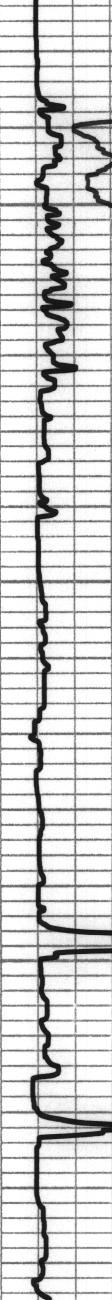
#> input picture playground/band.png, 224 x 2600 px (shown at 1/2 size)
$ python -i layout.py   (imports and definitions only)
#> lines starting #> are read from the running program, lines starting #| are printed output that depends on the picture; after the words box and inside, x2 and y2 are one past the last pixel; in counts of white or black regions, pixels touching at a corner belong together
"""Layout detection: find the log section, track boundaries, and depth column.

Well log scans follow the API standard layout:

    +--------------------------------------+
    |  header (well info, curve scales)    |
    +---------+------+---------------------+
    | track 1 |depth | tracks 2-3          |
    | (GR/SP) | col  | (resistivity/poro)  |
    |  ~~~~   | 1250 |    ~~~~~            |
    +---------+------+---------------------+

Detection strategy (classic CV, no ML):

- The log section is where long vertical border lines run down the image.
- Track borders are columns whose dark-pixel fraction stays high over most
  of the log section's height.
- The depth column is the band between track borders with the LOWEST
  interior line density (it is white except for depth numbers).

Works on a downsampled copy for speed; returns full-resolution coordinates.
"""

from __future__ import annotations

from dataclasses import dataclass, asdict, field

import numpy as np
from PIL import Image

Image.MAX_IMAGE_PIXELS = None

DOWNSAMPLE_WIDTH = 800          # analysis width in px
DARK_THRESHOLD = 128            # gray level below which a pixel is "ink"
VLINE_MIN_RUN_FRAC = 0.55       # a track border must span >=55% of log height


@dataclass
class Layout:
    """All coordinates in full-resolution pixels."""
    width: int
    height: int
    log_top: int                # first row of the gridded log section
    log_bottom: int             # last row of the log section
    track_borders: list[int]    # x of vertical track border lines
    depth_col: tuple[int, int]  # (x_left, x_right) of the depth column
    tracks: list[tuple[int, int]]  # (x_left, x_right) per curve track
    # fallback depth-column candidates, best first (incl. depth_col itself);
    # depth calibration tries them in order until labels actually OCR
    depth_col_candidates: list = field(default_factory=list)

    def to_dict(self) -> dict:
        return asdict(self)


def load_gray(path: str) -> np.ndarray:
    """Load a scan as a full-resolution grayscale numpy array (0=black)."""
    im = Image.open(path).convert("L")
    return np.asarray(im)


def _downsample(gray: np.ndarray, width: int = DOWNSAMPLE_WIDTH) -> tuple[np.ndarray, float]:
    h, w = gray.shape
    scale = width / w
    im = Image.fromarray(gray).resize((width, max(1, int(h * scale))), Image.BILINEAR)
    return np.asarray(im), scale


def _find_log_sections(dark: np.ndarray, min_rows: int = 300,
                       merge_gap: int = 15) -> list[tuple[int, int]]:
    """Row ranges of candidate log sections (a strip may hold several).

    The log grid produces rows with many dark pixels at regular intervals.
    Headers/footers have irregular, sparser rows. Composite strips contain
    several gridded sections separated by header inserts, so we return every
    long-enough run of active rows, merging runs split by small gaps.
    """
    row_frac = dark.mean(axis=1)
    # smooth over ~50 rows to bridge white gaps between grid lines
    kernel = np.ones(51) / 51
    smooth = np.convolve(row_frac, kernel, mode="same")
    active = smooth > max(0.02, np.percentile(smooth, 40) * 0.5)

    runs, run_start = [], None
    for i, a in enumerate(np.append(active, False)):
        if a and run_start is None:
            run_start = i
        elif not a and run_start is not None:
            runs.append([run_start, i])
            run_start = None

    # merge runs separated by small gaps (fold lines, insert stickers)
    merged: list[list[int]] = []
    for r in runs:
        if merged and r[0] - merged[-1][1] <= merge_gap:
            merged[-1][1] = r[1]
        else:
            merged.append(r)

    return [(a, b) for a, b in merged if b - a >= min_rows]


def _slab_line_centers(slab: np.ndarray) -> list[int]:
    """Centers of near-solid vertical line columns within one slab."""
    col = slab.mean(axis=0)
    present = col > VLINE_MIN_RUN_FRAC
    centers, i, n = [], 0, len(present)
    while i < n:
        if present[i]:
            j = i
            while j < n and present[j]:
                j += 1
            centers.append((i + j - 1) // 2)
            i = j
        else:
            i += 1
    return centers


def _find_track_borders(dark: np.ndarray, log_top: int, log_bottom: int,
                        n_slabs: int = 24, match_px: int = 10) -> list[int]:
    """Columns acting as vertical track borders within the log section.

    Scans are skewed: a border line drifts tens of pixels over the full
    height, but within one short slab it is a near-solid column. So we
    detect line centers per slab, then chain nearby centers across slabs
    (a simple tracker). Chains present in most slabs are borders; we return
    each chain's median x.
    """
    h = log_bottom - log_top
    slab_h = max(1, h // n_slabs)

    slab_centers = []
    for s in range(log_top, log_bottom - slab_h + 1, slab_h):
        slab_centers.append(_slab_line_centers(dark[s:s + slab_h]))
    n_slabs_used = len(slab_centers)
    if n_slabs_used == 0:
        return []

    # chain line centers across consecutive slabs; a chain survives a couple
    # of missed slabs (folds, tape, degraded ink briefly break a border)
    max_misses = 2
    chains: list[list[int]] = []            # x positions per chain
    active: list[list[int]] = []            # [chain_idx, last_x, misses]
    for centers in slab_centers:
        new_active = []
        unmatched = list(centers)
        for chain_idx, last_x, misses in active:
            best, best_d = None, match_px + 1
            for x in unmatched:
                d = abs(x - last_x)
                if d < best_d:
                    best, best_d = x, d
            if best is not None:
                unmatched.remove(best)
                chains[chain_idx].append(best)
                new_active.append([chain_idx, best, 0])
            elif misses < max_misses:
                new_active.append([chain_idx, last_x, misses + 1])
        for x in unmatched:
            chains.append([x])
            new_active.append([len(chains) - 1, x, 0])
        active = new_active

    borders = [int(np.median(c)) for c in chains if len(c) >= 0.6 * n_slabs_used]
    return sorted(borders)


def _digit_blob_count(interior: np.ndarray, dpi: float) -> int:
    """Number of digit-sized ink blobs in a band (depth-label candidates)."""
    ink_rows = interior.mean(axis=1) > 0.02
    # max_h allows labels printed rotated 90 deg (a vertical "3400" is one
    # tall blob spanning several digit heights)
    min_h, max_h = int(0.04 * dpi), int(0.70 * dpi)
    count, start = 0, None
    for i, a in enumerate(np.append(ink_rows, False)):
        if a and start is None:
            start = i
        elif not a and start is not None:
            if min_h <= i - start <= max_h:
                count += 1
            start = None
    return count


def _find_depth_column(dark: np.ndarray, log_top: int, log_bottom: int,
                       borders: list[int]) -> list[tuple[int, int]]:
    """Ranked depth-column candidates among bands between borders.

    A depth column is (a) mostly white — no grid inside — and (b) contains
    digit-sized ink blobs: the printed depth labels. Scoring heuristics
    misfire on odd layouts, so we return ALL plausible bands ranked by blob
    count and let depth calibration try them in order — actual OCR success
    is the final arbiter.
    """
    if len(borders) < 2:
        return []
    w = dark.shape[1]
    section = dark[log_top:log_bottom]
    dpi = w / 8.25  # log strips are ~8.25 in wide; fine as a rough scale

    height_in = (log_bottom - log_top) / dpi

    scored = []
    for left, right in zip(borders, borders[1:]):
        band_w = right - left
        if not (0.02 * w <= band_w <= 0.15 * w):
            continue
        interior = section[:, left + 2:right - 1]
        if interior.size == 0 or interior.mean() > 0.10:
            continue  # gridded/curve band, not a depth column
        # depth labels are SPARSE: the column is blank between labels, while
        # a curve band has ink on nearly every row. Filters stay loose on
        # purpose: calibration OCR tries candidates in order and is the real
        # gatekeeper, so a false candidate costs time, not correctness.
        row_ink = (interior.mean(axis=1) > 0.02).mean()
        if row_ink > 0.5:
            continue
        blobs = _digit_blob_count(interior, dpi)
        # plausible label count: a few at least, at most ~4 per inch
        if 3 <= blobs <= max(12.0, 4.0 * height_in):
            # prefer sparse bands with many digit-sized blobs
            scored.append((blobs * (1.0 - row_ink), (left, right)))

    scored.sort(key=lambda t: -t[0])
    return [band for _, band in scored]


def _sliding_depth_candidates(dark: np.ndarray, log_top: int,
                              log_bottom: int) -> list[tuple[int, int]]:
    """Depth-column candidates without relying on detected borders.

    Dense or degraded strips often defeat border chaining, leaving no
    bands to score. Fall back to sliding a window across the section and
    keeping sparse, digit-bearing bands. Downstream calibration still has
    the final say (a candidate only wins by fitting a depth line).
    """
    w = dark.shape[1]
    dpi = w / 8.25
    section = dark[log_top:log_bottom:4]  # row-subsampled: profiles only
    col_ink = section.mean(axis=0)

    win = int(0.75 * dpi)
    stride = max(4, int(0.1 * dpi))
    height_in = (log_bottom - log_top) / dpi

    scored = []
    for x in range(0, w - win, stride):
        interior = col_ink[x + 2:x + win - 2]
        if interior.mean() > 0.10:
            continue
        band = section[:, x + 2:x + win - 2]
        row_ink = (band.mean(axis=1) > 0.02).mean()
        if row_ink > 0.5:
            continue
        blobs = _digit_blob_count(dark[log_top:log_bottom, x + 2:x + win - 2],
                                  dpi)
        if 3 <= blobs <= max(12.0, 4.0 * height_in):
            scored.append((blobs * (1.0 - row_ink), x, x + win))

    # non-maximum suppression: keep best-scoring, drop overlapping windows
    scored.sort(key=lambda t: -t[0])
    kept: list[tuple[int, int]] = []
    for _, left, right in scored:
        if all(right <= kl or left >= kr for kl, kr in kept):
            kept.append((left, right))
        if len(kept) >= 3:
            break
    return kept


def _analyze_section(dark: np.ndarray, log_top: int, log_bottom: int,
                     width: int) -> tuple[list[int], list, list]:
    borders = _find_track_borders(dark, log_top, log_bottom)
    depth_candidates = _find_depth_column(dark, log_top, log_bottom, borders)
    if not depth_candidates:
        depth_candidates = _sliding_depth_candidates(dark, log_top, log_bottom)
    depth_col = depth_candidates[0] if depth_candidates else None

    # Tracks are anchored to the depth column: track 1 spans from the strip's
    # left edge to the column, tracks 2-3 from the column to the right edge.
    # (Heavy scale lines also chain like borders, so bands between adjacent
    # borders are unreliable track boundaries.)
    tracks = []
    min_track_w = 0.08 * width
    if depth_col is not None and borders:
        dl, dr = depth_col
        if dl - borders[0] >= min_track_w:
            tracks.append((borders[0], dl))
        if borders[-1] - dr >= min_track_w:
            tracks.append((dr, borders[-1]))
    else:
        for left, right in zip(borders, borders[1:]):
            if right - left >= min_track_w:
                tracks.append((left, right))
    return borders, depth_candidates, tracks


def detect_layout(path: str) -> Layout:
    gray = load_gray(path)
#> in load_gray, im is the input picture: PIL image 224x2600 L; min 15, max 255, mean 210

    # section rows: coarse structure, downsampled analysis is fine.
    # NOTE: downsampling averages thin black lines into light gray, so
    # anything that depends on 1-3 px lines must use the FULL-RES mask.
    small, scale = _downsample(gray)
#> in _downsample, `im = Image.fromarray(gray).resize((width, max(1, int(h * scale))), Ima..`:
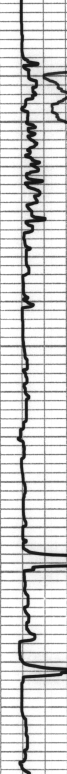
#> im: PIL image 800x9285 L (shown at 1/12 size); min 15, max 255, mean 210
#> scale = 3.57
    dark_small = (small < DARK_THRESHOLD).astype(np.float32)
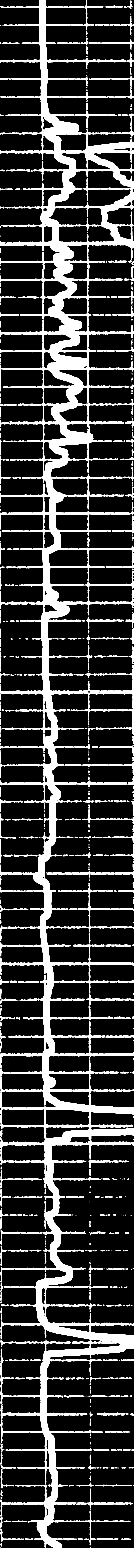
#> dark_small: shape (9285, 800) float32 (shown at 1/6 size); values 0 (black) and 1 (white), 15.4% white; 1123 white regions (306 under 20 px), largest, box (x1, y1, x2, y2) and area: (0, 0, 800, 9285) 929224, (539, 4102, 800, 4197) 5005, (457, 8932, 796, 9049) 3348
    sections = _find_log_sections(dark_small)
#> in _find_log_sections, `row_frac = dark.mean(axis=1)`: row_frac = 9285 values, max 0.996 at index 914, min 0.0188 at index 6733, mean 0.154
#> in _find_log_sections, `smooth = np.convolve(row_frac, kernel, mode="same")`: smooth = 9285 values, max 0.494 at index 6652, min 0.0262 at index 6710, mean 0.154
#> the loop in _find_log_sections, `for i, a in enumerate(np.append(active, False)):` made 9286 passes
#> a on passes 1 to 8: False, False, False, False, False, False, False, False
#> after the loop in _find_log_sections, `for i, a in enumerate(np.append(active, False)):`: runs = 31 pairs, first value 14 to 8885, second value 70 to 9280
#> the loop in _find_log_sections, `for r in runs:` made 31 passes
#> r on passes 1 to 8: [14, 70], [121, 179], [230, 288], [335, 397], [445, 503], [554, 611], [654, 3754], [3801, 3860]
#> after the loop in _find_log_sections, `for r in runs:`: merged = 27 pairs, first value 14 to 8885, second value 70 to 9280
#> sections = [(654, 3754), (4016, 4840), (5208, 5594), (6727, 7211), (7445, 7753), (7804, 8215), (8885, 9280)]

    # borders & depth column: full-resolution binary mask.
    # A strip may hold several log sections (main log, repeat section);
    # analyze each and keep the best-scoring one as the primary layout.
    dark = (gray < DARK_THRESHOLD).astype(np.float32)
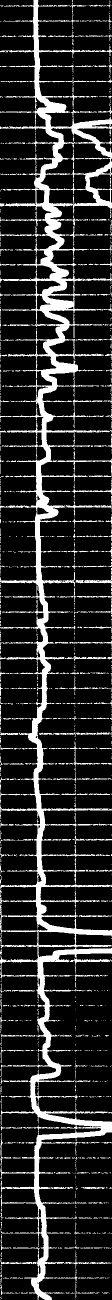
#> dark: shape (2600, 224) float32 (shown at 1/2 size); values 0 (black) and 1 (white), 16.2% white; 1136 white regions (858 under 20 px), largest, box (x1, y1, x2, y2) and area: (0, 0, 224, 2600) 73481, (151, 1149, 224, 1175) 401, (128, 2505, 223, 2537) 282

    best = None
    for top_s, bottom_s in sections:
        log_top, log_bottom = int(top_s / scale), int(bottom_s / scale)
        borders, depth_candidates, tracks = _analyze_section(
            dark, log_top, log_bottom, gray.shape[1])
        # depth column is the strongest signal a section is a real log
        score = (10 if depth_candidates else 0) + len(tracks) \
            + 0.000001 * (log_bottom - log_top)
        if best is None or score > best[0]:
            best = (score, log_top, log_bottom, borders, depth_candidates, tracks)
#> this loop made 7 passes
#> (top_s, bottom_s, log_top, log_bottom, borders) on passes 1 to 3: (654, 3754, 183, 1051, [0, 72, 97, 147]), (4016, 4840, 1124, 1355, [0, 73, 84, 148, 222]), (5208, 5594, 1458, 1566, [75, 149])
#> pass 1, in _find_depth_column, `section = dark[log_top:log_bottom]`:
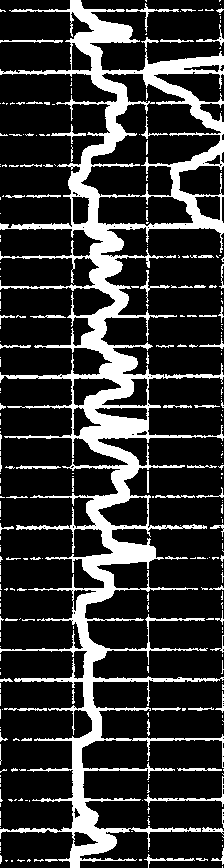
#> section: shape (868, 224) float32; values 0 (black) and 1 (white), 19.9% white; 297 white regions (229 under 20 px), largest, box (x1, y1, x2, y2) and area: (0, 0, 224, 868) 33766, (144, 776, 224, 807) 263, (126, 3, 179, 32) 180
#> pass 1, in _sliding_depth_candidates, `section = dark[log_top:log_bottom:4]`:
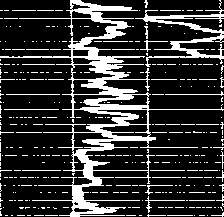
#> section: shape (217, 224) float32; values 0 (black) and 1 (white), 20.3% white; 359 white regions (331 under 20 px), largest, box (x1, y1, x2, y2) and area: (0, 0, 224, 217) 6321, (135, 0, 224, 67) 1180, (145, 196, 185, 213) 70
#> pass 2, in _find_depth_column (call 2), `section = dark[log_top:log_bottom]`:
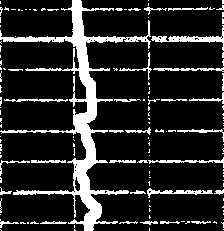
#> section: shape (231, 224) float32; values 0 (black) and 1 (white), 15.2% white; 143 white regions (111 under 20 px), largest, box (x1, y1, x2, y2) and area: (0, 0, 151, 231) 4790, (151, 25, 224, 51) 401, (147, 188, 213, 198) 234
#> pass 2, in _sliding_depth_candidates (call 2), `section = dark[log_top:log_bottom:4]`:
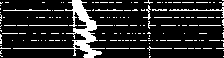
#> section: shape (58, 224) float32; values 0 (black) and 1 (white), 15% white; 156 white regions (146 under 20 px), largest, box (x1, y1, x2, y2) and area: (13, 0, 113, 58) 927, (169, 7, 224, 18) 95, (3, 9, 51, 11) 53

    if best is None:
        h = gray.shape[0]
        best = (0, 0, h, [], [], [])

    _, log_top, log_bottom, borders, depth_candidates, tracks = best
    return Layout(
        width=gray.shape[1],
        height=gray.shape[0],
        log_top=log_top,
        log_bottom=log_bottom,
        track_borders=borders,
        depth_col=depth_candidates[0] if depth_candidates else None,
        tracks=tracks,
        depth_col_candidates=depth_candidates,
    )


# [43 lines left out: functions reanchor_tracks, draw_layout, not called in this run]

>>> result = detect_layout('../playground/band.png')

$ run again, on playground/verify.png
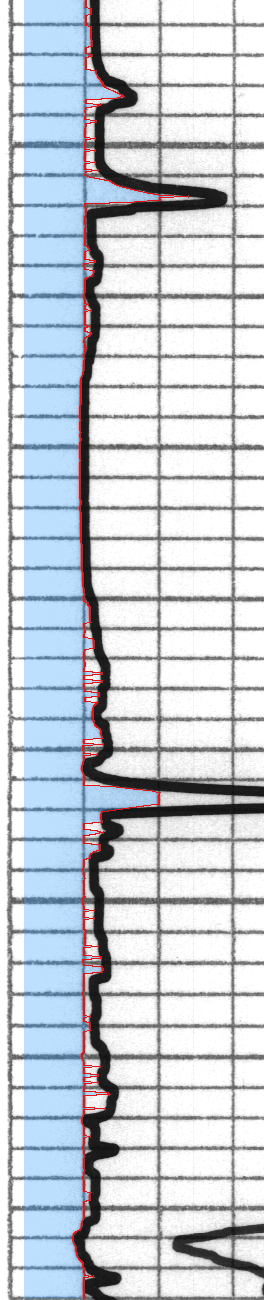
#> input picture playground/verify.png, 264 x 1300 px
#> in detect_layout, `small, scale = _downsample(gray)`: scale = 3.03
#> in detect_layout, `dark_small = (small < DARK_THRESHOLD).astype(np.float32)`:
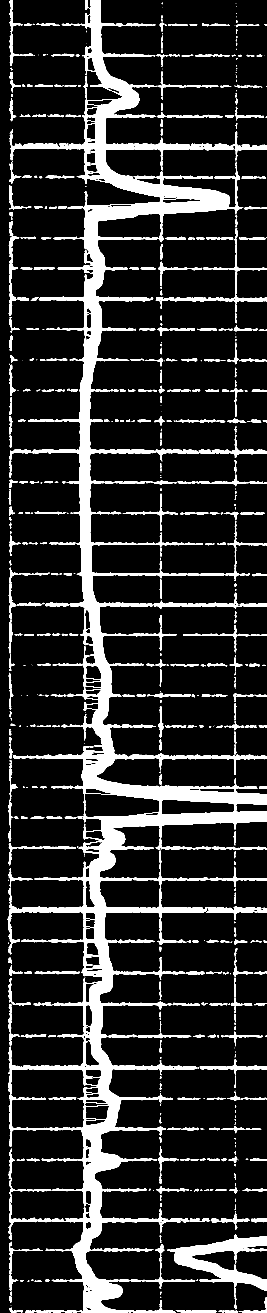
#> dark_small: shape (3939, 800) float32 (shown at 1/3 size); values 0 (black) and 1 (white), 14.8% white; 618 white regions (170 under 20 px), largest, box (x1, y1, x2, y2) and area: (23, 0, 800, 3939) 338405, (502, 3703, 800, 3928) 17950, (467, 685, 800, 927) 4701
#> row_frac = 3939 values, max 0.959 at index 2734, min 0.0262 at index 2426, mean 0.148
#> smooth = 3939 values, max 0.486 at index 2381, min 0.0285 at index 0, mean 0.147
#> the loop in _find_log_sections, `for i, a in enumerate(np.append(active, False)):` made 3940 passes
#> a on passes 1 to 8: False, False, False, False, False, False, False, False
#> after the loop in _find_log_sections, `for i, a in enumerate(np.append(active, False)):`: runs = [[46, 103], [137, 378], [394, 954], [957, 1108], [1144, 1199], [1235, 1291], [1324, 1386], [1419, 1475], [1512, 1567], [1604, 1660], [1695, 1751], [1783, 1845], [1870, 1936], [1966, 3600], [3612, 3939]]
#> the loop in _find_log_sections, `for r in runs:` made 15 passes
#> after the loop in _find_log_sections, `for r in runs:`: merged = [[46, 103], [137, 378], [394, 1108], [1144, 1199], [1235, 1291], [1324, 1386], [1419, 1475], [1512, 1567], [1604, 1660], [1695, 1751], [1783, 1845], [1870, 1936], [1966, 3939]]
#> sections = [(394, 1108), (1966, 3939)]
#> dark: shape (1300, 264) float32; values 0 (black) and 1 (white), 15.7% white; 596 white regions (410 under 20 px), largest, box (x1, y1, x2, y2) and area: (7, 0, 264, 1300) 38716, (166, 1222, 264, 1296) 1968, (154, 251, 264, 306) 504
#> the loop in detect_layout, `for top_s, bottom_s in sections:` made 2 passes
#> (top_s, bottom_s, log_top, log_bottom) on passes 1 to 2: (394, 1108, 130, 365), (1966, 3939, 648, 1299)
#> pass 2, in _sliding_depth_candidates (call 2), `section = dark[log_top:log_bottom:4]`:
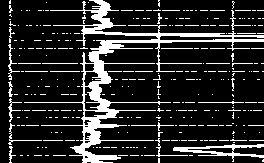
#> section: shape (163, 264) float32; values 0 (black) and 1 (white), 16.3% white; 314 white regions (291 under 20 px), largest, box (x1, y1, x2, y2) and area: (24, 0, 264, 163) 4285, (173, 144, 264, 162) 503, (8, 44, 20, 80) 88
